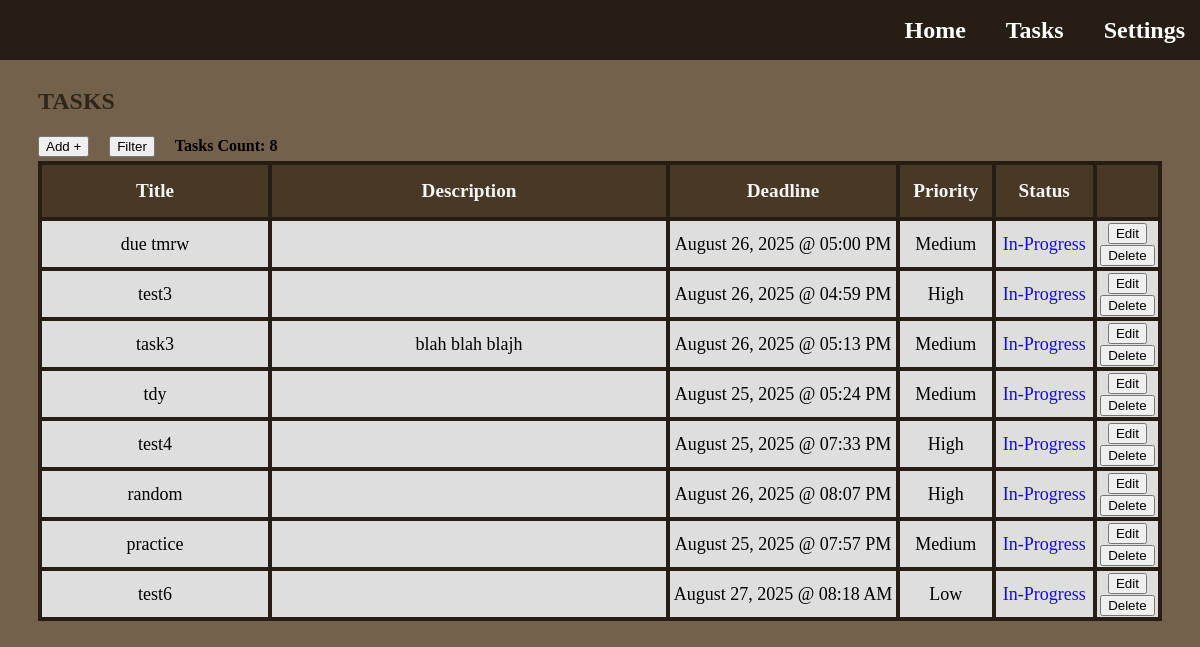
/tasks (signed in), run on an earlier commit of the app's database.
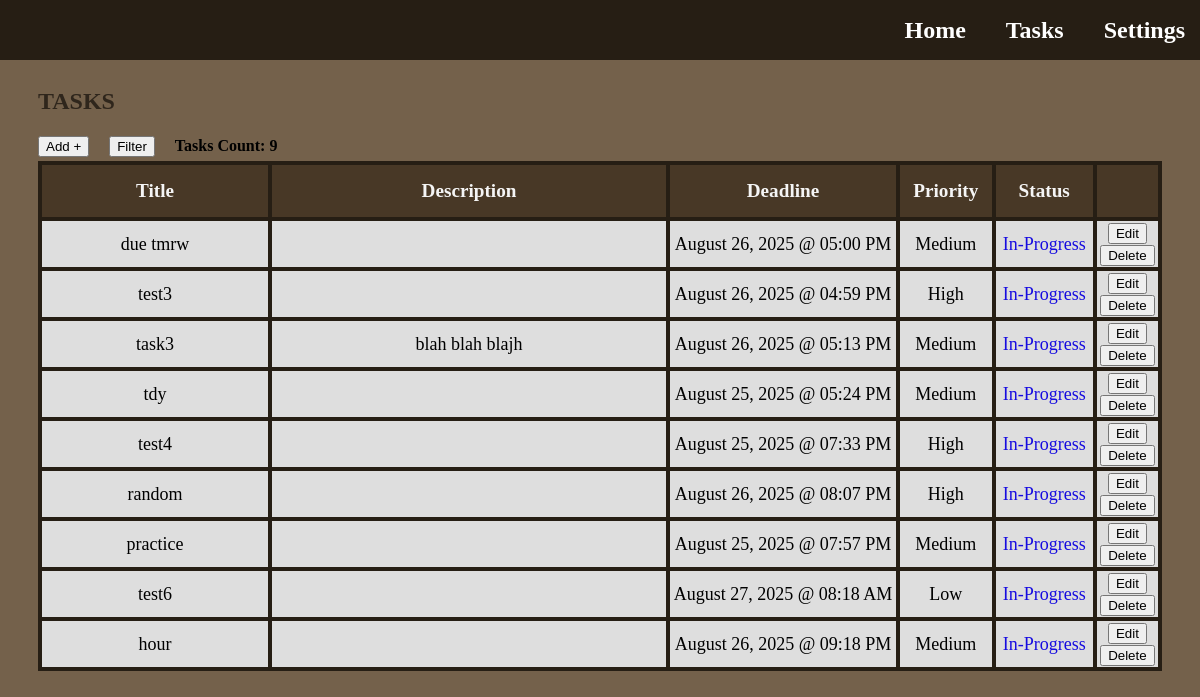
And on a later commit of the database.
### app.py (models this page shows)
class Task(db.Model):
    id = db.Column(db.Integer, primary_key=True)
    title = db.Column(db.String(128), nullable=False)
    description = db.Column(db.Text, nullable=True)
    priority = db.Column(db.String(50), nullable=False)
    deadline = db.Column(db.DateTime, nullable=True)
    status = db.Column(db.String(50), nullable=False, default='In-Progress')
    set_today_reminder = db.Column(db.Boolean, nullable=False, default=True)
    set_tomorrow_reminder = db.Column(db.Boolean, nullable=False, default=True)
    user_id = db.Column(db.Integer, db.ForeignKey('user.id'), nullable=False)
    user = db.relationship('User', backref=db.backref('tasks', lazy=True))

### app.py (the view, shortened to what this page needs)
@app.route('/tasks')
def tasks():
    user_id = session['user_id']
    sort_title = session.get('sort_title')
    sort_type = session.get('sort_type')
    filter_priorities = session.get('filter_priorities', [])
    filter_status = session.get('filter_status', [])
    filter_months = session.get('filter_months', [])
    filter_year = session.get('filter_year', None)
    filter_day = session.get('filter_day', None)
    priority_order_descending = case(
        (Task.priority == 'High', 1),
        (Task.priority == 'Medium', 2),
        (Task.priority == 'Low', 3),
    )
    priority_order_ascending = case(
        (Task.priority == 'Low', 1),
        (Task.priority == 'Medium', 2),
        (Task.priority == 'High', 3),
    )
    status_order_complete = case(
        (Task.status == 'Complete', 1),
        (Task.status == 'In-Progress', 2)
    )
    status_order_in_progress = case(
        (Task.status == 'In-Progress', 1),
        (Task.status == 'Complete', 2)
    )
    query = Task.query.filter_by(user_id=user_id)
    if filter_priorities: # Only true if not empty
        query = query.filter(Task.priority.in_(filter_priorities)) # Filter by checked priorities within given priority list
    if filter_status:
        query = query.filter(Task.status.in_(filter_status)) # Filter by checked status within given status list
    if filter_months:
        query = query.filter(extract('month', Task.deadline).in_(filter_months)) # Filter by checked months within given months list; extract(...) - returns month number from Task columns and matches to filter months list
    if filter_year:
        query = query.filter(extract('year', Task.deadline) == filter_year) # Filter by typed year; extracts year from deadline column in database
    if filter_day:
        query = query.filter(extract('day', Task.deadline) == filter_day) # Filter by typed day; extracts day from deadline column in database
    user_tasks = query.all()  # Get all tasks for this user according to the id, default order is by date task was created from earliest to latest
    user_tasks_count = query.count() # Gets the total count of tasks of the user
    return render_template('tasks.html', tasks=user_tasks, count=user_tasks_count, sort_title=sort_title, sort_type=sort_type, filter_priorities=filter_priorities, filter_status=filter_status, filter_months=filter_months, filter_year=filter_year, filter_day=filter_day)

### templates/tasks.html (shortened to what this page needs)
{% extends "base.html" %}
{% block content %}
  <h1 class="title-page">Tasks</h1>
  <div class="task-features">
    <button href="#" type="button" class="add-button" onclick="openPopup('add-task')">Add +</button>
    <button type="button" class="filter-sort-button" onclick="openPopup('filter-sort-task')">Filter</button>
    <h4>Tasks Count: {{ count }} </h2>
  </div>
  <section class="tasks-section">
      <table class="tasks-table">
        <thead class="table-header">
          <tr>
              <th class="task-title">Title</th>
              <th class="task-description">Description</th>
              <th class="task-deadline">Deadline</th>
              <th class="task-priority">Priority</th>
              <th class="task-status">Status</th>
              <th class="task-options"></th>
          </tr>
        </thead>
        <tbody id="task-body">
          {% for task in tasks %}
          <tr id="task-row">
            <td>{{ task.title }}</td>
            <td>{{ task.description }}</td>
            <td>{{ task.deadline.strftime('%B %d, %Y @ %I:%M %p')  }}</td>
            <td>{{ task.priority }}</td>
            <td class="task-status-data">
              <a href="{{ url_for('change_task_status', task_id=task.id)}}"
              class="task-status {{ task.status | lower | replace(' ', '-') }}">
                {{ task.status }}
              </a>
            </td>
            <td>
              <a>
                <button type="button" class="edit-button" onclick="openEditPopup(this, 'edit-task')"
                  data-id="{{ task.id }}"
                  data-title="{{ task.title }}"
                  data-description="{{ task.description }}"
                  data-priority="{{ task.priority }}"
                  data-deadline="{{ task.deadline.strftime('%B %d %Y @ %I:%M %p')  }}"
                  >
                  Edit
                </button>
              </a>
              <a href="{{ url_for('delete_task', task_id=task.id)}}">
                <button type="button" class="delete-button">Delete</button>
              </a>
            </td>
          </tr>
          {% else %}
          <tr>
            <td colspan="6">No tasks available.</td>
          </tr>
          {% endfor %}
        </tbody>
      </table>
  </section>
{% endblock %}

### templates/base.html (shortened to what this page needs)
<!DOCTYPE html>
<html lang="en">
<head>
    <link rel="stylesheet" href="{{ url_for('static', filename='style.css') }}">
</head>
<body class="homepage">
    <header class="navbar">
        <nav class="navbar-links">
            <a href="{{ url_for('home') }}">Home</a>
            <a href="{{ url_for('tasks') }}">Tasks</a>
            <a href="{{ url_for('settings') }}">Settings</a>
        </nav>
    </header>
    <main>
        {% block content %}{% endblock %}
    </main>
</body>
</html>

### static/style.css (style rules this page uses)
html, body { min-width: 800px; overflow-x: auto; }
.title-page { margin-top: 80px; margin-left: 30px; font-size: x-large; font-weight: bolder; text-transform: uppercase; font-family: 'Lucida Handwriting'; color: #2f261c; }
.homepage { background-color: #74614b; }
.navbar { background-color: #261e14; position: fixed; top: 0; left: 0; width: 100%; height: 60px; padding-left: 5px; display: flex; justify-content: flex-end; align-items: center; z-index: 1000; }
.navbar-links { display: flex; gap: 20px; }
.navbar-links a { font-family: 'Lucida Handwriting'; color: white; margin-right: 20px; font-weight: bold; font-size: 24px; text-decoration: none; }
.tasks-section { margin-left: 30px; margin-right: 30px; display: flex; justify-content: center; }
.tasks-table { border-collapse: collapse; width: 100%; height: 50%; table-layout: fixed; }
.tasks-table th, .tasks-table td { border: 4px solid #261e14; color: black; font-size: large; text-align: center; background: rgb(222, 222, 222); }
.tasks-table th { color: whitesmoke; font-weight: bolder; font-size: larger; height: 50px; background-color: #483826; }
.task-title { width: 20%; }
.task-description { white-space: normal; word-break: break-word; max-width: 400px; width: 35%; }
.task-deadline { width: 20%; }
.task-priority { width: 8%; }
.task-status { width: 8.5%; }
.task-options { width: 8.5; }
.task-status-data { text-decoration: none; color: white }
.task-status.in-progress { color: rgb(22, 11, 224); text-decoration: none; }
.task-features { margin-left: 30px; margin-right: 30px; height: 30px; display: flex; justify-content: flex-start; align-items: center; gap: 20px; }
.add-button { color: black; text-decoration: none; }

What changed in the data, as far as the page shows it:
added Task: title "hour", deadline "August 26, 2025 @ 09:18 PM", priority "Medium", status "In-Progress"
Also different on the page:
{{ count }}: "8" → "9"
